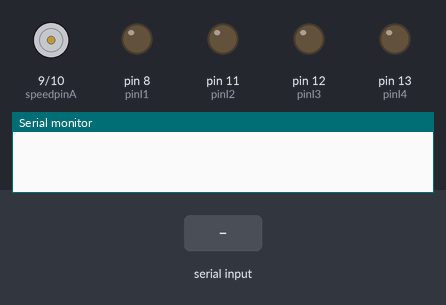
A sketch run on a simulated Arduino Uno, built with avr-gcc and run on an emulated ATmega328P. On the bench: motor-driver pin pairs drawn as motors (green arrow = first pin HIGH = forward, orange = second pin HIGH = backward, longer = more drive), output pins drawn as LEDs (lit = HIGH), the last lines printed to the serial monitor. The inputs (shaded band) are chosen by the test bench.

Above: at 1.2 s.
1.3 s: "1" received over Serial
At 3.1 s:
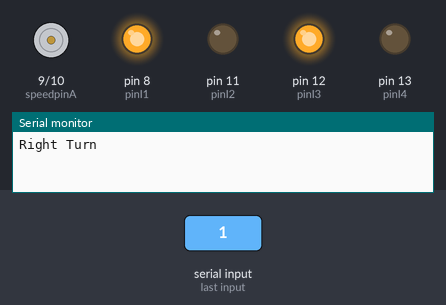
3.9 s: "2" received over Serial
At 4.1 s:
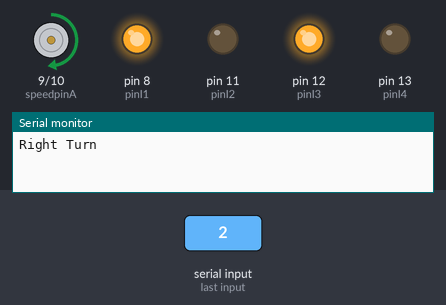
5.7 s: "1" received over Serial
At 6.4 s:
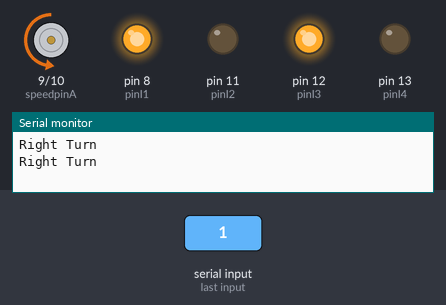
Timing chart, 0 to 8.7 s (numbered marks = the images above; inputs shaded):
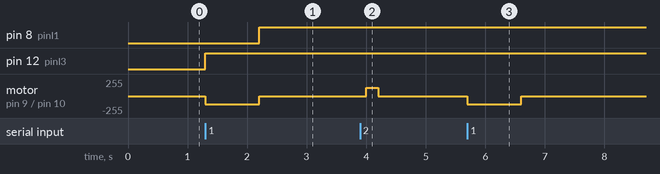

Measured:
- after the input at 1.3 s, pin 8 (pinI1): LOW → HIGH after 0.90 s; pin 12 (pinI3): LOW → HIGH at once; motor on pin 9 (speedpinA) / pin 10 (speedpinB): stopped → backward 127/255 at once, → stopped 0.90 s later
- after the input at 3.9 s, motor on pin 9 (speedpinA) / pin 10 (speedpinB): stopped → forward 127/255 after 0.10 s, → stopped 0.20 s later
- after the input at 5.7 s, motor on pin 9 (speedpinA) / pin 10 (speedpinB): stopped → backward 127/255 at once, → stopped 0.90 s later

The sketch:

mtorcomarduino.ino
```cpp
 char val; // Data received from the serial port
// int ledPin = 13; // Set the pin to digital I/O 13
 int pinI1=8;//define I1 interface
int pinI2=11;//define I2 interface
int speedpinA=9;//enable motor A
int pinI3=12;//define I3 interface
int pinI4=13;//define I4 interface
int speedpinB=10;//enable motor B
int spead =127;//define the spead of motor


 void setup()
 {
  //pinMode(ledPin, OUTPUT); // Set pin as OUTPUT
  pinMode(pinI1,OUTPUT);
  pinMode(pinI2,OUTPUT);
  pinMode(speedpinA,OUTPUT);
  pinMode(pinI3,OUTPUT);
  pinMode(pinI4,OUTPUT);
  pinMode(speedpinB,OUTPUT);
  Serial.begin(9600); // Start serial communication at 9600 bps
 }

void forward()
{
analogWrite(speedpinA,spead);//input a simulation value to set the speed
//analogWrite(speedpinB,spead);
//digitalWrite(pinI4,HIGH);//turn DC Motor B move clockwise
//digitalWrite(pinI3,LOW);
digitalWrite(pinI2,LOW);//turn DC Motor A move anticlockwise
digitalWrite(pinI1,HIGH);
}
void backward()//
{
analogWrite(speedpinA,spead);//input a simulation value to set the speed
//analogWrite(speedpinB,spead);
//digitalWrite(pinI4,LOW);//turn DC Motor B move anticlockwise
//digitalWrite(pinI3,HIGH);
digitalWrite(pinI2,HIGH);//turn DC Motor A move clockwise
digitalWrite(pinI1,LOW);
}
void left()//
{
//analogWrite(speedpinA,spead);//input a simulation value to set the speed
analogWrite(speedpinB,spead);
digitalWrite(pinI4,HIGH);//turn DC Motor B move clockwise
digitalWrite(pinI3,LOW);
//digitalWrite(pinI2,HIGH);//turn DC Motor A move clockwise
//digitalWrite(pinI1,LOW);
}
void right()//
{
//analogWrite(speedpinA,spead);//input a simulation value to set the speed
analogWrite(speedpinB,spead);
digitalWrite(pinI4,LOW);//turn DC Motor B move anticlockwise
digitalWrite(pinI3,HIGH);
//digitalWrite(pinI2,LOW);//turn DC Motor A move clockwise
//digitalWrite(pinI1,HIGH);
}
void stop()//
{
digitalWrite(speedpinA,LOW);// Unenble the pin, to stop the motor. this should be done to avid damaging the motor.
digitalWrite(speedpinB,LOW);
delay(1000);

}

 void loop()
 {
   if (Serial.available())
   { // If data is available to read,
     val = Serial.read(); // read it and store it in val

      if (val =='1') //if 1 was received
      {
        Serial.println("Right Turn");
            right();
           delay(800);
            //stop();
    //        forward();
           // delay(300);
           //  stop();
       }
       val= Serial.read();
      if (val =='2') //if 2 was received
       {
            Serial.println("left Turn");
            left();
           delay(800);
          //  stop();
       //   forward();
         //  delay(300);
          // stop();
        }
       val=Serial.read();
       if (val =='3')//if 3 was received
        {
          Serial.println("Reverse");
            backward();
            delay(200);
            stop();
         }
           val=Serial.read();
       if (val =='4')//if 4 was received
         {
           Serial.println("Forward");
            forward();
            delay(200);
          stop();
          }
        val=Serial.read();
delay(100); // Wait 10 milliseconds for next reading
            forward();
            delay(200);
          stop();
   }
 }
```
